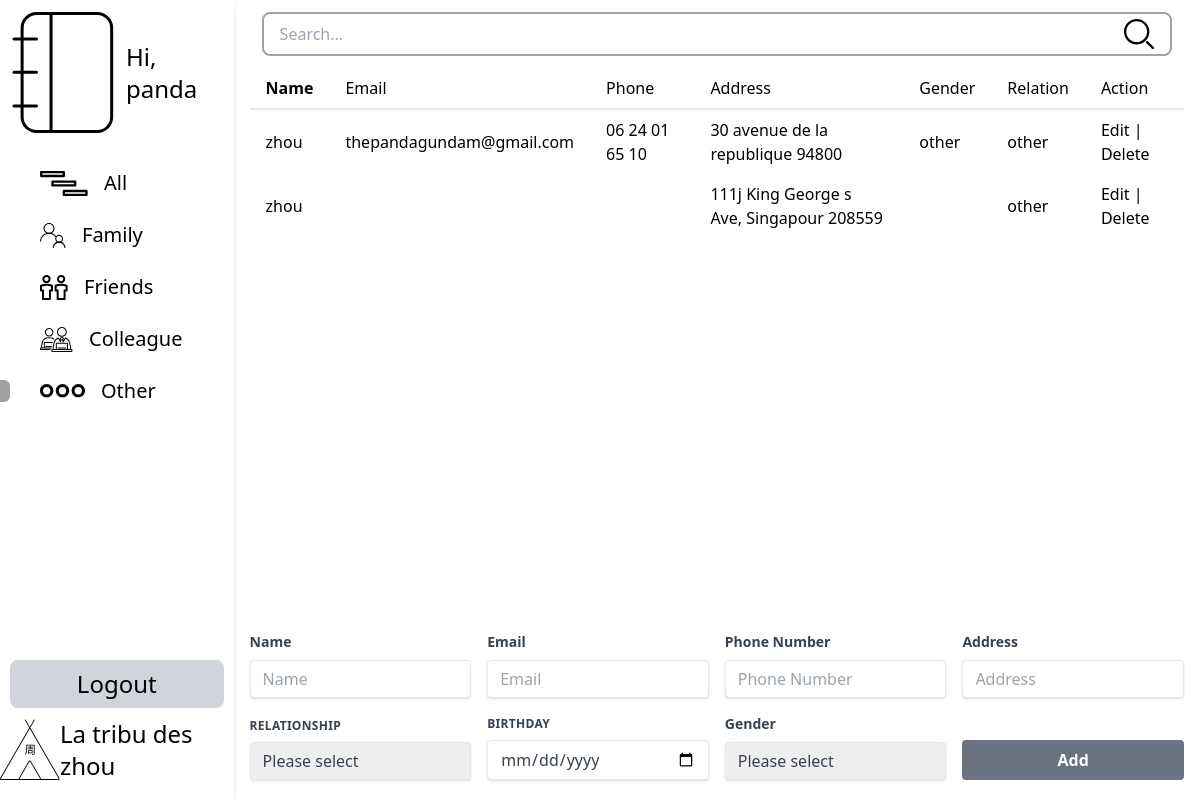
The page /index.php?filter=other (signed in) on the database its author committed.
### tables this page shows
CREATE TABLE `contacts` (
  `id` int NOT NULL AUTO_INCREMENT,
  `username` varchar(255) DEFAULT NULL,
  `phoneNumber` varchar(255) DEFAULT NULL,
  `email` varchar(255) DEFAULT NULL,
  `address` varchar(255) DEFAULT NULL,
  `gender` varchar(255) DEFAULT NULL,
  `relationship` varchar(255) DEFAULT NULL,
  `dateOfBirth` date DEFAULT NULL,
  PRIMARY KEY (`id`)
);

### index.php (the view, shortened to what this page needs)
<!DOCTYPE html>
<html lang="en">
<head>
    <script src="https://cdn.tailwindcss.com"></script>
</head>
<body class="h-screen w-screen overflow-hidden font-extralight flex flex-col justify-center items-center">
    <?php
    if(isset($_SESSION['user_id'])){ ?>
        <div class="w-full h-full flex">
            <div class="w-1/5 h-full bg-white mb-10 shadow-md ">
                <div class="w-full h-full relative flex flex-col justify-end ">
                    <div class="w-full h-full relative flex flex-col">
                        <div class="flex items-center">
                            <a href="index.php">
                            </a>
                            <p class="text-2xl">
                                Hi,<br/>
                                <?php echo $_SESSION['username']; ?>
                            </p>
                        </div>
                        <div class="flex flex-col gap-2 mt-4">
                            <a href="index.php" class="category-list-box <?php
                                $filter = $_GET['filter'] ?? 'all';
                                if($filter == 'all'){
                                    echo ' category-list-box-focus';
                                }
                            ?>">
                                <p class="category-list-text">All</p>
                            </a>
                            <a href="index.php?filter=family" class="category-list-box <?php
                            $filter = $_GET['filter'] ?? 'all';
                            if($filter == 'family'){
                                echo ' category-list-box-focus';
                            }
                            ?>">
                                <p class="category-list-text">Family</p>
                            </a>
                            <a href="index.php?filter=friend" class="category-list-box <?php
                            $filter = $_GET['filter'] ?? 'all';
                            if($filter == 'friend'){
                                echo ' category-list-box-focus';
                            }
                            ?>">
                                <p class="category-list-text">Friends</p>
                            </a>
                            <a href="index.php?filter=colleague" class="category-list-box <?php
                            $filter = $_GET['filter'] ?? 'all';
                            if($filter == 'colleague'){
                                echo ' category-list-box-focus';
                            }
                            ?>">
                                <p class="category-list-text">Colleague</p>
                            </a>
                            <a href="index.php?filter=other" class="category-list-box <?php
                            $filter = $_GET['filter'] ?? 'all';
                            if($filter == 'other'){
                                echo ' category-list-box-focus';
                            }
                            ?>">
                                <svg class="absolute left-0 <?php
                                $filter = $_GET['filter'] ?? 'all';
                                echo $filter;
                                if($filter != 'other'){
                                    echo ' hidden';
                                }
                                ?>" width="10" height="22" viewBox="0 0 10 22" fill="none" xmlns="http://www.w3.org/2000/svg">
                                    <rect x="-10" width="20" height="22" rx="6" fill="#9F9F9F"/>
                                </svg>
                                <p class="category-list-text">Other</p>
                            </a>
                        </div>
                    </div>
                    <a href="user/logout.php" class="block bg-gray-300 py-2 w-11/12 rounded-lg mb-3 hover:bg-gray-200 self-center">
                        <p class="text-center text-2xl w-full">Logout</p>
                    </a>
                    <a href="index.php" class="w-full pb-5 flex justify-center items-center h-20">
                        <p class="text-2xl">
                            La tribu des zhou
                        </p>
                    </a>
                </div>
            </div>
            <div class="w-4/5 h-full mx-4 flex flex-col justify-between">
                <div class="flex flex-col w-full">
                    <form class="border-2 border-gray-400 rounded-lg focus:outline-none focus:border-gray-500 m-3 flex items-center justify-center" action="index.php?filter='search'" method="post">
                        <input type="text" name="search" placeholder="Search..." class="h-10 outline-none w-full mx-4">
                        <button type="submit">
                        </button>
                    </form>
                    <table class="table-auto w-full h-max-full overflow-y-scroll">
                        <thead>
                        <tr class="border-b-2">
                            <th class="px-4 py-2 text-left">Name</th>
                            <th class="px-4 py-2 font-extralight text-left">Email</th>
                            <th class="px-4 py-2 font-extralight text-left">Phone</th>
                            <th class="px-4 py-2 font-extralight text-left">Address</th>
                            <th class="px-4 py-2 font-extralight text-left">Gender</th>
                            <th class="px-4 py-2 font-extralight text-left">Relation</th>
                            <th class="px-4 py-2 font-extralight text-left">Action</th>
                        </tr>
                        </thead>
                        <tbody>
                        <?php
                        include "sources/conn.php";
                        $filter = $_GET['filter'] ?? 'all';
                        switch ($filter) {
                            case 'other':
                                $sql = "SELECT * FROM contacts WHERE relationship = 'other'";
                                break;
                        }
                        $result = mysqli_query($conn, $sql);
                        if (mysqli_num_rows($result) > 0) {
                            while ($row = mysqli_fetch_assoc($result)) {
                                echo "<tr>";
                                echo "<td class='px-4 py-2'>" . $row['username'] . "</td>";
                                echo "<td class='px-4 py-2'>" . $row['email'] . "</td>";
                                echo "<td class='px-4 py-2'>" . $row['phoneNumber'] . "</td>";
                                echo "<td class='px-4 py-2'>" . $row['address'] . "</td>";
                                echo "<td class='px-4 py-2'>" . $row['gender'] . "</td>";
                                echo "<td class='px-4 py-2'>" . $row['relationship'] . "</td>";
                                echo "<td class='px-4 py-2'><a href='edit.php?id=" . $row['id'] . "'>Edit</a> | <a href='./sources/delete.php?id=" . $row['id'] . "'>Delete</a></td>";
                                echo "</tr>";
                            }
                        }
                        ?>
                        </tbody>
                    </table>
                </div>
                <form class="mb-5" method="post" action="sources/add.php">
                    <div class="flex flex-col gap-4 justify-end">
                        <div class="flex gap-4 items-end">
                            <div class="w-1/4">
                                <label class="block text-gray-700 text-sm font-bold mb-2" for="name">
                                    Name
                                </label>
                                <input class="shadow appearance-none border rounded w-full py-2 px-3 text-gray-700 leading-tight focus:outline-none focus:shadow-outline"
                                       id="name" type="text" name="name" placeholder="Name" required>
                            </div>
                            <div class="w-1/4">
                                <label class="block text-gray-700 text-sm font-bold mb-2" for="email">
                                    Email
                                </label>
                                <input class="shadow appearance-none border rounded w-full py-2 px-3 text-gray-700 leading-tight focus:outline-none focus:shadow-outline"
                                       id="email" type="email" name="email" placeholder="Email" >
                            </div>
                            <div class="w-1/4">
                                <label class="block text-gray-700 text-sm font-bold mb-2" for="phoneNumber">
                                    Phone Number
                                </label>
                                <input class="shadow appearance-none border rounded w-full py-2 px-3 text-gray-700 leading-tight focus:outline-none focus:shadow-outline"
                                       id="phoneNumber" type="text" name="phoneNumber" placeholder="Phone Number">
                            </div>
                            <div class="w-1/4">
                            <label class="block text-gray-700 text-sm font-bold mb-2" for="address">
                                Address
                            </label>
                            <input class="shadow appearance-none border rounded w-full py-2 px-3 text-gray-700 leading-tight focus:outline-none focus:shadow-outline"
                                   id="address" type="text" name="address" placeholder="Address">
                        </div>
                        </div>
                        <div class="flex gap-4 items-end">
                            <div class="w-1/4">
                                <label class="block uppercase tracking-wide text-gray-700 text-xs font-bold mb-2" for="relationship">
                                    Relationship
                                </label>
                                <select class="shadow appearance-none border rounded w-full py-2 px-3 text-gray-700 leading-tight focus:outline-none focus:shadow-outline" name="relationship" id="relationship">
                                    <option selected value="please select">Please select</option>
                                </select>
                            </div>
                            <div class="w-1/4">
                                <label class="block uppercase tracking-wide text-gray-700 text-xs font-bold mb-2" for="birthday">
                                    Birthday
                                </label>
                                <input class="shadow appearance-none border rounded w-full py-2 px-3 text-gray-700 leading-tight focus:outline-none focus:shadow-outline" id="birthday" type="date" name="birthday" placeholder="Birthday">
                            </div>
                            <div class="w-1/4">
                                <label class="block text-gray-700 text-sm font-bold mb-2" for="gender">
                                    Gender
                                </label>
                                <select class="shadow appearance-none border rounded w-full py-2 px-3 text-gray-700 leading-tight focus:outline-none focus:shadow-outline" name="gender" id="gender">
                                    <option selected value="">Please select</option>
                                </select>
                            </div>
                            <div class="w-1/4">
                                <input type="submit" class="w-full bg-gray-500 hover:bg-gray-700 text-white font-bold py-2 px-4 rounded focus:outline-none focus:shadow-outline"
                                       value="Add">
                            </div>
                        </div>
                    </div>
                </form>
            </div>
        </div>
    <?php } ?>
</body>
</html>

### rows shown on the page
contacts: username "zhou", email "thepandagundam@gmail.com", phoneNumber "06 24 01 65 10", address "30 avenue de la republique 94800", gender "other", relationship "other"
contacts: username "zhou", address "111j King George s Ave, Singapour 208559", relationship "other"

### other values the page prints
$_SESSION['username'] "panda"
